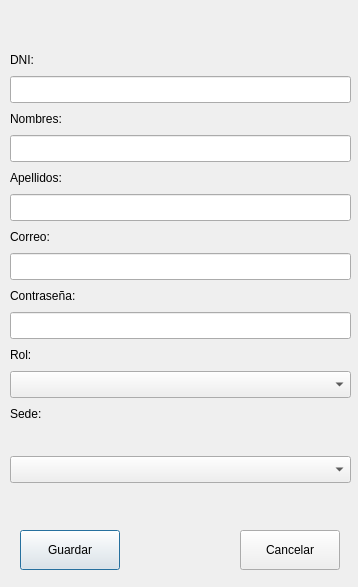
<?xml version="1.0" encoding="UTF-8"?>
<ui version="4.0">
 <class>Dialog</class>
 <widget class="QDialog" name="Dialog">
  <property name="geometry">
   <rect>
    <x>0</x>
    <y>0</y>
    <width>358</width>
    <height>587</height>
   </rect>
  </property>
  <property name="windowTitle">
   <string>Dialog</string>
  </property>
  <widget class="QPushButton" name="btn_guardar">
   <property name="geometry">
    <rect>
     <x>20</x>
     <y>530</y>
     <width>100</width>
     <height>40</height>
    </rect>
   </property>
   <property name="text">
    <string>Guardar</string>
   </property>
  </widget>
  <widget class="QPushButton" name="btn_cancelar">
   <property name="geometry">
    <rect>
     <x>240</x>
     <y>530</y>
     <width>100</width>
     <height>40</height>
    </rect>
   </property>
   <property name="text">
    <string>Cancelar</string>
   </property>
  </widget>
  <widget class="QWidget" name="">
   <property name="geometry">
    <rect>
     <x>10</x>
     <y>50</y>
     <width>341</width>
     <height>433</height>
    </rect>
   </property>
   <layout class="QVBoxLayout" name="verticalLayout">
    <item>
     <widget class="QLabel" name="label">
      <property name="text">
       <string>DNI:</string>
      </property>
     </widget>
    </item>
    <item>
     <widget class="QLineEdit" name="input_dni">
      <property name="font">
       <font>
        <pointsize>12</pointsize>
       </font>
      </property>
     </widget>
    </item>
    <item>
     <widget class="QLabel" name="label_2">
      <property name="text">
       <string>Nombres:</string>
      </property>
     </widget>
    </item>
    <item>
     <widget class="QLineEdit" name="input_nombres">
      <property name="font">
       <font>
        <pointsize>12</pointsize>
       </font>
      </property>
     </widget>
    </item>
    <item>
     <widget class="QLabel" name="label_3">
      <property name="text">
       <string>Apellidos:</string>
      </property>
     </widget>
    </item>
    <item>
     <widget class="QLineEdit" name="input_apellidos">
      <property name="font">
       <font>
        <pointsize>12</pointsize>
       </font>
      </property>
     </widget>
    </item>
    <item>
     <widget class="QLabel" name="label_4">
      <property name="text">
       <string>Correo:</string>
      </property>
     </widget>
    </item>
    <item>
     <widget class="QLineEdit" name="input_email">
      <property name="font">
       <font>
        <pointsize>12</pointsize>
       </font>
      </property>
     </widget>
    </item>
    <item>
     <widget class="QLabel" name="label_5">
      <property name="text">
       <string>Contraseña:</string>
      </property>
     </widget>
    </item>
    <item>
     <widget class="QLineEdit" name="input_password">
      <property name="font">
       <font>
        <pointsize>12</pointsize>
       </font>
      </property>
      <property name="echoMode">
       <enum>QLineEdit::EchoMode::Password</enum>
      </property>
     </widget>
    </item>
    <item>
     <widget class="QLabel" name="label_6">
      <property name="text">
       <string>Rol:</string>
      </property>
     </widget>
    </item>
    <item>
     <widget class="QComboBox" name="combo_rol">
      <property name="font">
       <font>
        <pointsize>12</pointsize>
       </font>
      </property>
     </widget>
    </item>
    <item>
     <widget class="QLabel" name="label_7">
      <property name="text">
       <string>Sede:</string>
      </property>
     </widget>
    </item>
    <item>
     <widget class="QLabel" name="lbl_error">
      <property name="text">
       <string/>
      </property>
     </widget>
    </item>
    <item>
     <widget class="QComboBox" name="combo_sede">
      <property name="font">
       <font>
        <pointsize>12</pointsize>
       </font>
      </property>
     </widget>
    </item>
   </layout>
  </widget>
 </widget>
 <resources/>
 <connections/>
</ui>
